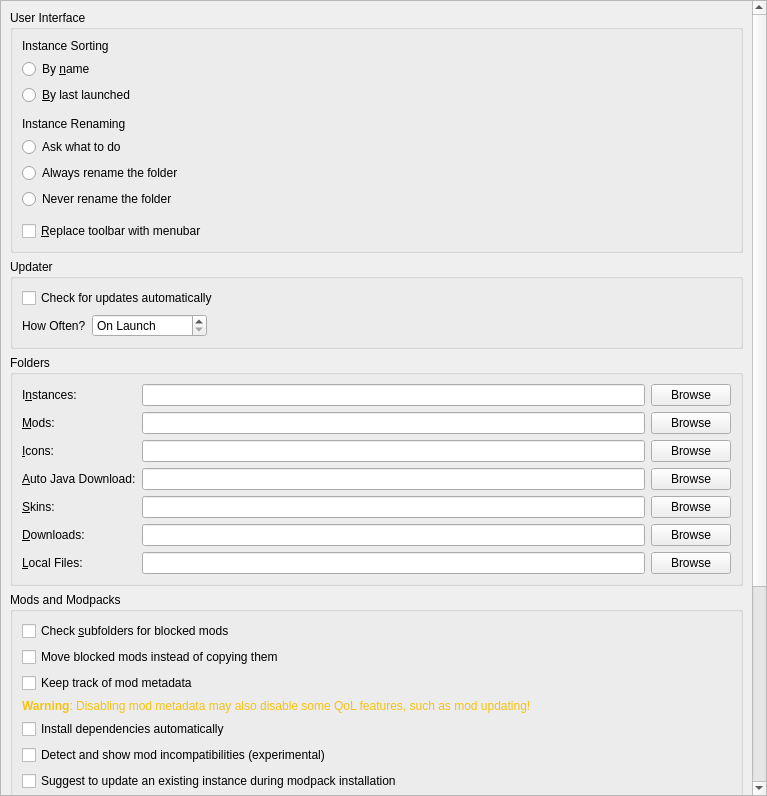
<?xml version="1.0" encoding="UTF-8"?>
<ui version="4.0">
 <class>LauncherPage</class>
 <widget class="QWidget" name="LauncherPage">
  <property name="geometry">
   <rect>
    <x>0</x>
    <y>0</y>
    <width>767</width>
    <height>796</height>
   </rect>
  </property>
  <property name="sizePolicy">
   <sizepolicy hsizetype="MinimumExpanding" vsizetype="MinimumExpanding">
    <horstretch>0</horstretch>
    <verstretch>0</verstretch>
   </sizepolicy>
  </property>
  <layout class="QVBoxLayout" name="verticalLayout">
   <property name="leftMargin">
    <number>0</number>
   </property>
   <property name="topMargin">
    <number>0</number>
   </property>
   <property name="rightMargin">
    <number>0</number>
   </property>
   <property name="bottomMargin">
    <number>0</number>
   </property>
   <item>
    <widget class="QScrollArea" name="scrollArea">
     <property name="horizontalScrollBarPolicy">
      <enum>Qt::ScrollBarPolicy::ScrollBarAsNeeded</enum>
     </property>
     <property name="widgetResizable">
      <bool>true</bool>
     </property>
     <widget class="QWidget" name="scrollAreaWidgetContents">
      <property name="geometry">
       <rect>
        <x>0</x>
        <y>-149</y>
        <width>746</width>
        <height>1222</height>
       </rect>
      </property>
      <layout class="QVBoxLayout" name="verticalLayout_8">
       <item>
        <widget class="QGroupBox" name="userInterfaceBox">
         <property name="enabled">
          <bool>true</bool>
         </property>
         <property name="title">
          <string>User Interface</string>
         </property>
         <layout class="QVBoxLayout" name="verticalLayout_2">
          <item>
           <widget class="QLabel" name="instanceSortingLabel">
            <property name="text">
             <string>Instance Sorting</string>
            </property>
           </widget>
          </item>
          <item>
           <widget class="QRadioButton" name="sortByNameBtn">
            <property name="text">
             <string>By &amp;name</string>
            </property>
            <attribute name="buttonGroup">
             <string notr="true">sortingModeGroup</string>
            </attribute>
           </widget>
          </item>
          <item>
           <widget class="QRadioButton" name="sortLastLaunchedBtn">
            <property name="text">
             <string>&amp;By last launched</string>
            </property>
            <attribute name="buttonGroup">
             <string notr="true">sortingModeGroup</string>
            </attribute>
           </widget>
          </item>
          <item>
           <spacer name="verticalSpacer">
            <property name="orientation">
             <enum>Qt::Orientation::Vertical</enum>
            </property>
            <property name="sizeType">
             <enum>QSizePolicy::Policy::Fixed</enum>
            </property>
            <property name="sizeHint" stdset="0">
             <size>
              <width>0</width>
              <height>6</height>
             </size>
            </property>
           </spacer>
          </item>
          <item>
           <widget class="QLabel" name="renamingBehaviorLabel">
            <property name="text">
             <string>Instance Renaming</string>
            </property>
           </widget>
          </item>
          <item>
           <widget class="QRadioButton" name="askToRenameDirBtn">
            <property name="text">
             <string>Ask what to do</string>
            </property>
            <attribute name="buttonGroup">
             <string notr="true">renamingBehaviorGroup</string>
            </attribute>
           </widget>
          </item>
          <item>
           <widget class="QRadioButton" name="alwaysRenameDirBtn">
            <property name="text">
             <string>Always rename the folder</string>
            </property>
            <attribute name="buttonGroup">
             <string notr="true">renamingBehaviorGroup</string>
            </attribute>
           </widget>
          </item>
          <item>
           <widget class="QRadioButton" name="neverRenameDirBtn">
            <property name="text">
             <string>Never rename the folder</string>
            </property>
            <attribute name="buttonGroup">
             <string notr="true">renamingBehaviorGroup</string>
            </attribute>
           </widget>
          </item>
          <item>
           <spacer name="verticalSpacer_2">
            <property name="orientation">
             <enum>Qt::Orientation::Vertical</enum>
            </property>
            <property name="sizeType">
             <enum>QSizePolicy::Policy::Fixed</enum>
            </property>
            <property name="sizeHint" stdset="0">
             <size>
              <width>0</width>
              <height>6</height>
             </size>
            </property>
           </spacer>
          </item>
          <item>
           <widget class="QCheckBox" name="preferMenuBarCheckBox">
            <property name="toolTip">
             <string>The menubar is more friendly for keyboard-driven interaction.</string>
            </property>
            <property name="text">
             <string>&amp;Replace toolbar with menubar</string>
            </property>
           </widget>
          </item>
         </layout>
        </widget>
       </item>
       <item>
        <widget class="QGroupBox" name="updateSettingsBox">
         <property name="title">
          <string>Updater</string>
         </property>
         <layout class="QGridLayout" name="gridLayout_2">
          <item row="1" column="0">
           <layout class="QHBoxLayout" name="horizontalLayout_2">
            <item>
             <widget class="QLabel" name="updateIntervalLabel">
              <property name="text">
               <string>How Often?</string>
              </property>
             </widget>
            </item>
            <item>
             <widget class="QSpinBox" name="updateIntervalSpinBox">
              <property name="sizePolicy">
               <sizepolicy hsizetype="Maximum" vsizetype="Fixed">
                <horstretch>0</horstretch>
                <verstretch>0</verstretch>
               </sizepolicy>
              </property>
              <property name="toolTip">
               <string>Set to 0 to only check on launch</string>
              </property>
              <property name="specialValueText">
               <string>On Launch</string>
              </property>
              <property name="suffix">
               <string> hours</string>
              </property>
              <property name="prefix">
               <string>Every </string>
              </property>
              <property name="minimum">
               <number>0</number>
              </property>
              <property name="maximum">
               <number>168</number>
              </property>
             </widget>
            </item>
            <item>
             <spacer name="horizontalSpacer">
              <property name="orientation">
               <enum>Qt::Orientation::Horizontal</enum>
              </property>
              <property name="sizeHint" stdset="0">
               <size>
                <width>0</width>
                <height>0</height>
               </size>
              </property>
             </spacer>
            </item>
           </layout>
          </item>
          <item row="0" column="0" colspan="2">
           <widget class="QCheckBox" name="autoUpdateCheckBox">
            <property name="text">
             <string>Check for updates automatically</string>
            </property>
           </widget>
          </item>
         </layout>
        </widget>
       </item>
       <item>
        <widget class="QGroupBox" name="foldersBox">
         <property name="title">
          <string>Folders</string>
         </property>
         <layout class="QGridLayout" name="gridLayout">
          <item row="4" column="1">
           <widget class="QLineEdit" name="skinsDirTextBox"/>
          </item>
          <item row="4" column="2">
           <widget class="QPushButton" name="skinsDirBrowseBtn">
            <property name="text">
             <string>Browse</string>
            </property>
           </widget>
          </item>
          <item row="3" column="0">
           <widget class="QLabel" name="labelJavaDir">
            <property name="text">
             <string>&amp;Auto Java Download:</string>
            </property>
            <property name="toolTip">
             <string>Folder where Prism Launcher stores automatically downloaded Java versions. Do NOT set this to your system Java installation.</string>
            </property>
            <property name="buddy">
             <cstring>javaDirTextBox</cstring>
            </property>
           </widget>
          </item>
          <item row="2" column="2">
           <widget class="QPushButton" name="iconsDirBrowseBtn">
            <property name="text">
             <string>Browse</string>
            </property>
           </widget>
          </item>
          <item row="4" column="0">
           <widget class="QLabel" name="labelSkinsDir">
            <property name="text">
             <string>&amp;Skins:</string>
            </property>
            <property name="buddy">
             <cstring>skinsDirTextBox</cstring>
            </property>
           </widget>
          </item>
          <item row="1" column="0">
           <widget class="QLabel" name="labelModsDir">
            <property name="text">
             <string>&amp;Mods:</string>
            </property>
            <property name="buddy">
             <cstring>modsDirTextBox</cstring>
            </property>
           </widget>
          </item>
          <item row="3" column="2">
           <widget class="QPushButton" name="javaDirBrowseBtn">
            <property name="text">
             <string>Browse</string>
            </property>
           </widget>
          </item>
          <item row="5" column="0">
           <widget class="QLabel" name="labelDownloadsDir">
            <property name="text">
             <string>&amp;Downloads:</string>
            </property>
            <property name="buddy">
             <cstring>downloadsDirTextBox</cstring>
            </property>
           </widget>
          </item>
          <item row="5" column="1">
           <widget class="QLineEdit" name="downloadsDirTextBox"/>
          </item>
          <item row="1" column="1">
           <widget class="QLineEdit" name="modsDirTextBox"/>
          </item>
          <item row="0" column="0">
           <widget class="QLabel" name="labelInstDir">
            <property name="text">
             <string>I&amp;nstances:</string>
            </property>
            <property name="buddy">
             <cstring>instDirTextBox</cstring>
            </property>
           </widget>
          </item>
          <item row="0" column="2">
           <widget class="QPushButton" name="instDirBrowseBtn">
            <property name="text">
             <string>Browse</string>
            </property>
           </widget>
          </item>
          <item row="5" column="2">
           <widget class="QPushButton" name="downloadsDirBrowseBtn">
            <property name="text">
             <string>Browse</string>
            </property>
           </widget>
          </item>
          <item row="0" column="1">
           <widget class="QLineEdit" name="instDirTextBox"/>
          </item>
          <item row="1" column="2">
           <widget class="QPushButton" name="modsDirBrowseBtn">
            <property name="text">
             <string>Browse</string>
            </property>
           </widget>
          </item>
          <item row="3" column="1">
           <widget class="QLineEdit" name="javaDirTextBox"/>
          </item>
          <item row="2" column="1">
           <widget class="QLineEdit" name="iconsDirTextBox"/>
          </item>
          <item row="2" column="0">
           <widget class="QLabel" name="labelIconsDir">
            <property name="text">
             <string>&amp;Icons:</string>
            </property>
            <property name="buddy">
             <cstring>iconsDirTextBox</cstring>
            </property>
           </widget>
          </item>
          <item row="6" column="0">
           <widget class="QLabel" name="labelLocalFilesDir">
            <property name="text">
             <string>&amp;Local Files:</string>
            </property>
            <property name="toolTip">
             <string>Folder holding mods, resource packs, texture packs and shader packs you keep across instances. Anything dropped into it shows up under the 'Local Files' tab of the corresponding download dialog; a markdown file named after a file, with a .md suffix, describes it.</string>
            </property>
            <property name="buddy">
             <cstring>localFilesDirTextBox</cstring>
            </property>
           </widget>
          </item>
          <item row="6" column="1">
           <widget class="QLineEdit" name="localFilesDirTextBox"/>
          </item>
          <item row="6" column="2">
           <widget class="QPushButton" name="localFilesDirBrowseBtn">
            <property name="text">
             <string>Browse</string>
            </property>
           </widget>
          </item>
         </layout>
        </widget>
       </item>
       <item>
        <widget class="QGroupBox" name="modsBox">
         <property name="title">
          <string>Mods and Modpacks</string>
         </property>
         <layout class="QVBoxLayout" name="verticalLayout_4">
          <item>
           <widget class="QCheckBox" name="downloadsDirWatchRecursiveCheckBox">
            <property name="toolTip">
             <string>When enabled, in addition to the downloads folder, its sub folders will also be searched when looking for resources (e.g. when looking for blocked mods on CurseForge).</string>
            </property>
            <property name="text">
             <string>Check &amp;subfolders for blocked mods</string>
            </property>
           </widget>
          </item>
          <item>
           <widget class="QCheckBox" name="downloadsDirMoveCheckBox">
            <property name="toolTip">
             <string>When enabled, it will move blocked resources instead of copying them.</string>
            </property>
            <property name="text">
             <string>Move blocked mods instead of copying them</string>
            </property>
           </widget>
          </item>
          <item>
           <widget class="QCheckBox" name="metadataEnableBtn">
            <property name="toolTip">
             <string>Store version information provided by mod providers (like Modrinth or CurseForge) for mods.</string>
            </property>
            <property name="text">
             <string>Keep track of mod metadata</string>
            </property>
           </widget>
          </item>
          <item>
           <widget class="QLabel" name="metadataWarningLabel">
            <property name="text">
             <string>&lt;html&gt;&lt;head/&gt;&lt;body&gt;&lt;p&gt;&lt;span style=&quot; font-weight:600; color:#f5c211;&quot;&gt;Warning&lt;/span&gt;&lt;span style=&quot; color:#f5c211;&quot;&gt;: Disabling mod metadata may also disable some QoL features, such as mod updating!&lt;/span&gt;&lt;/p&gt;&lt;/body&gt;&lt;/html&gt;</string>
            </property>
            <property name="wordWrap">
             <bool>true</bool>
            </property>
           </widget>
          </item>
          <item>
           <widget class="QCheckBox" name="dependenciesEnableBtn">
            <property name="toolTip">
             <string>Automatically detect, install, and update mod dependencies.</string>
            </property>
            <property name="text">
             <string>Install dependencies automatically</string>
            </property>
           </widget>
          </item>
          <item>
           <widget class="QCheckBox" name="showModIncompatCheckBox">
            <property name="toolTip">
             <string>Currently this just shows mods which are not marked as compatible with the current Minecraft version.</string>
            </property>
            <property name="text">
             <string>Detect and show mod incompatibilities (experimental)</string>
            </property>
           </widget>
          </item>
          <item>
           <widget class="QCheckBox" name="modpackUpdatePromptBtn">
            <property name="toolTip">
             <string>When creating a new modpack instance, suggest updating an existing instance instead.</string>
            </property>
            <property name="text">
             <string>Suggest to update an existing instance during modpack installation</string>
            </property>
           </widget>
          </item>
         </layout>
        </widget>
       </item>
       <item>
        <widget class="QGroupBox" name="groupBox_2">
         <property name="title">
          <string>Console</string>
         </property>
         <layout class="QFormLayout" name="formLayout">
          <property name="labelAlignment">
           <set>Qt::AlignmentFlag::AlignLeading|Qt::AlignmentFlag::AlignLeft|Qt::AlignmentFlag::AlignVCenter</set>
          </property>
          <item row="0" column="0">
           <widget class="QLabel" name="lineLimitLabel">
            <property name="sizePolicy">
             <sizepolicy hsizetype="Maximum" vsizetype="Preferred">
              <horstretch>0</horstretch>
              <verstretch>0</verstretch>
             </sizepolicy>
            </property>
            <property name="text">
             <string>Log History &amp;Limit:</string>
            </property>
            <property name="buddy">
             <cstring>lineLimitSpinBox</cstring>
            </property>
           </widget>
          </item>
          <item row="0" column="1">
           <widget class="QSpinBox" name="lineLimitSpinBox">
            <property name="sizePolicy">
             <sizepolicy hsizetype="Maximum" vsizetype="Fixed">
              <horstretch>0</horstretch>
              <verstretch>0</verstretch>
             </sizepolicy>
            </property>
            <property name="suffix">
             <string> lines</string>
            </property>
            <property name="minimum">
             <number>10000</number>
            </property>
            <property name="maximum">
             <number>1000000</number>
            </property>
            <property name="singleStep">
             <number>10000</number>
            </property>
            <property name="value">
             <number>100000</number>
            </property>
           </widget>
          </item>
          <item row="1" column="0" colspan="2">
           <widget class="QCheckBox" name="checkStopLogging">
            <property name="text">
             <string>&amp;Stop logging when log overflows</string>
            </property>
           </widget>
          </item>
         </layout>
        </widget>
       </item>
       <item>
        <widget class="QGroupBox" name="tasksBox">
         <property name="title">
          <string>Tasks</string>
         </property>
         <layout class="QGridLayout" name="gridLayout_3">
          <item row="2" column="1">
           <widget class="QSpinBox" name="numberOfManualRetriesSpinBox">
            <property name="sizePolicy">
             <sizepolicy hsizetype="Maximum" vsizetype="Fixed">
              <horstretch>0</horstretch>
              <verstretch>0</verstretch>
             </sizepolicy>
            </property>
            <property name="minimumSize">
             <size>
              <width>60</width>
              <height>0</height>
             </size>
            </property>
            <property name="minimum">
             <number>0</number>
            </property>
           </widget>
          </item>
          <item row="1" column="1">
           <widget class="QSpinBox" name="numberOfConcurrentDownloadsSpinBox">
            <property name="sizePolicy">
             <sizepolicy hsizetype="Maximum" vsizetype="Fixed">
              <horstretch>0</horstretch>
              <verstretch>0</verstretch>
             </sizepolicy>
            </property>
            <property name="minimumSize">
             <size>
              <width>60</width>
              <height>0</height>
             </size>
            </property>
            <property name="minimum">
             <number>1</number>
            </property>
           </widget>
          </item>
          <item row="3" column="1">
           <widget class="QSpinBox" name="timeoutSecondsSpinBox">
            <property name="sizePolicy">
             <sizepolicy hsizetype="Maximum" vsizetype="Fixed">
              <horstretch>0</horstretch>
              <verstretch>0</verstretch>
             </sizepolicy>
            </property>
            <property name="minimumSize">
             <size>
              <width>60</width>
              <height>0</height>
             </size>
            </property>
            <property name="suffix">
             <string>s</string>
            </property>
           </widget>
          </item>
          <item row="2" column="0">
           <widget class="QLabel" name="numberOfManualRetriesLabel">
            <property name="text">
             <string>Retry Limit:</string>
            </property>
           </widget>
          </item>
          <item row="1" column="0">
           <widget class="QLabel" name="numberOfConcurrentDownloadsLabel">
            <property name="text">
             <string>Concurrent Download Limit:</string>
            </property>
           </widget>
          </item>
          <item row="3" column="0">
           <widget class="QLabel" name="timeoutSecondsLabel">
            <property name="toolTip">
             <string>Seconds to wait until the requests are terminated</string>
            </property>
            <property name="text">
             <string>HTTP Timeout:</string>
            </property>
           </widget>
          </item>
          <item row="0" column="1">
           <widget class="QSpinBox" name="numberOfConcurrentTasksSpinBox">
            <property name="sizePolicy">
             <sizepolicy hsizetype="Maximum" vsizetype="Fixed">
              <horstretch>0</horstretch>
              <verstretch>0</verstretch>
             </sizepolicy>
            </property>
            <property name="minimumSize">
             <size>
              <width>60</width>
              <height>0</height>
             </size>
            </property>
            <property name="minimum">
             <number>1</number>
            </property>
           </widget>
          </item>
          <item row="0" column="0">
           <widget class="QLabel" name="numberOfConcurrentTasksLabel">
            <property name="text">
             <string>Concurrent Task Limit:</string>
            </property>
           </widget>
          </item>
          <item row="0" column="2">
           <spacer name="horizontalSpacer_2">
            <property name="orientation">
             <enum>Qt::Orientation::Horizontal</enum>
            </property>
            <property name="sizeHint" stdset="0">
             <size>
              <width>0</width>
              <height>0</height>
             </size>
            </property>
           </spacer>
          </item>
         </layout>
        </widget>
       </item>
       <item>
        <spacer name="verticalSpacer_FeaturesTab">
         <property name="orientation">
          <enum>Qt::Orientation::Vertical</enum>
         </property>
         <property name="sizeHint" stdset="0">
          <size>
           <width>0</width>
           <height>0</height>
          </size>
         </property>
        </spacer>
       </item>
      </layout>
     </widget>
    </widget>
   </item>
  </layout>
 </widget>
 <tabstops>
  <tabstop>scrollArea</tabstop>
  <tabstop>sortByNameBtn</tabstop>
  <tabstop>sortLastLaunchedBtn</tabstop>
  <tabstop>askToRenameDirBtn</tabstop>
  <tabstop>alwaysRenameDirBtn</tabstop>
  <tabstop>neverRenameDirBtn</tabstop>
  <tabstop>preferMenuBarCheckBox</tabstop>
  <tabstop>autoUpdateCheckBox</tabstop>
  <tabstop>updateIntervalSpinBox</tabstop>
  <tabstop>instDirTextBox</tabstop>
  <tabstop>instDirBrowseBtn</tabstop>
  <tabstop>modsDirTextBox</tabstop>
  <tabstop>modsDirBrowseBtn</tabstop>
  <tabstop>iconsDirTextBox</tabstop>
  <tabstop>iconsDirBrowseBtn</tabstop>
  <tabstop>javaDirTextBox</tabstop>
  <tabstop>javaDirBrowseBtn</tabstop>
  <tabstop>skinsDirTextBox</tabstop>
  <tabstop>skinsDirBrowseBtn</tabstop>
  <tabstop>downloadsDirTextBox</tabstop>
  <tabstop>downloadsDirBrowseBtn</tabstop>
  <tabstop>localFilesDirTextBox</tabstop>
  <tabstop>localFilesDirBrowseBtn</tabstop>
  <tabstop>downloadsDirWatchRecursiveCheckBox</tabstop>
  <tabstop>downloadsDirMoveCheckBox</tabstop>
  <tabstop>metadataEnableBtn</tabstop>
  <tabstop>dependenciesEnableBtn</tabstop>
  <tabstop>showModIncompatCheckBox</tabstop>
  <tabstop>modpackUpdatePromptBtn</tabstop>
  <tabstop>downloadGameFilesBtn</tabstop>
  <tabstop>lineLimitSpinBox</tabstop>
  <tabstop>checkStopLogging</tabstop>
  <tabstop>numberOfConcurrentTasksSpinBox</tabstop>
  <tabstop>numberOfConcurrentDownloadsSpinBox</tabstop>
  <tabstop>numberOfManualRetriesSpinBox</tabstop>
  <tabstop>timeoutSecondsSpinBox</tabstop>
 </tabstops>
 <resources/>
 <connections/>
 <buttongroups>
  <buttongroup name="renamingBehaviorGroup"/>
  <buttongroup name="sortingModeGroup"/>
 </buttongroups>
</ui>
